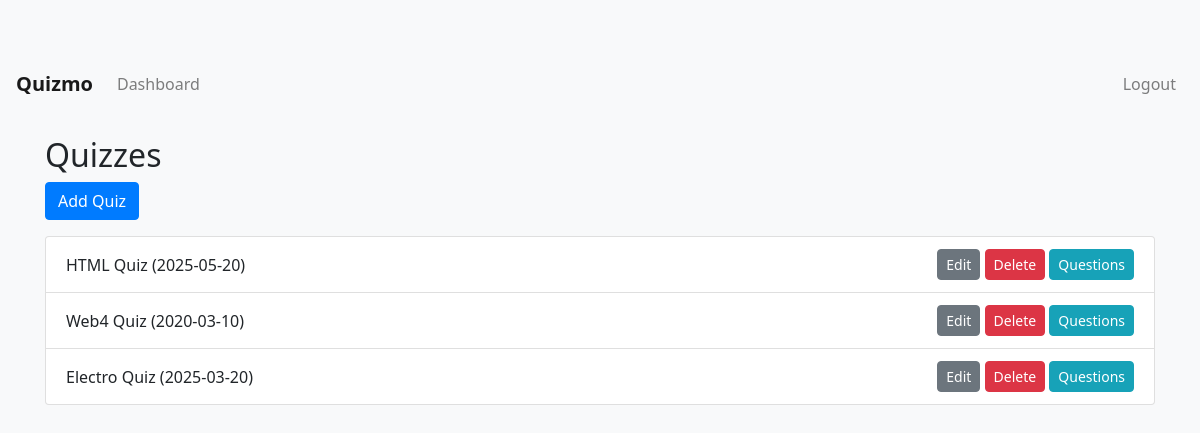
The page /quiz_list (signed in) on the database its author committed.
### models.py (models this page shows)
class Quiz(db.Model):
    id = db.Column(db.Integer, primary_key=True)
    chapter_id = db.Column(db.Integer, db.ForeignKey('chapter.id'), nullable=False)
    date_of_quiz = db.Column(db.Date, nullable=False)
    time_duration = db.Column(db.String(5), nullable=False)
    remarks = db.Column(db.String(500), nullable=True)
    chapter = db.relationship('Chapter', backref=db.backref('quizzes', lazy=True))

class Chapter(db.Model):
    id = db.Column(db.Integer, primary_key=True)
    name = db.Column(db.String(150), nullable=False)
    description = db.Column(db.String(500), nullable=True)
    subject_id = db.Column(db.Integer, db.ForeignKey('subject.id'), nullable=False)
    subject = db.relationship('Subject', backref=db.backref('chapters', lazy=True))

### app.py (the view)
@app.route('/quiz_list')
def quiz_list():
    if not is_admin():
        return redirect(url_for('login'))
    quizzes = Quiz.query.all()
    return render_template('quiz_list.html', quizzes=quizzes)

### app.py (called while the page is built)
def is_admin():
    if 'user_id' in session:
        user = User.query.get(session['user_id'])
        return user and user.is_admin
    return False

### templates/quiz_list.html
{% extends 'base.html' %}
{% block content %}
<h2>Quizzes</h2>
<a href="{{ url_for('add_quiz') }}" class="btn btn-primary mb-3">Add Quiz</a>
<ul class="list-group">
    {% for quiz in quizzes %}
        <li class="list-group-item d-flex justify-content-between align-items-center">
            {{ quiz.chapter.name }} Quiz ({{ quiz.date_of_quiz }})
            <div>
                <a href="{{ url_for('edit_quiz', id=quiz.id) }}" class="btn btn-secondary btn-sm">Edit</a>
                <form action="{{ url_for('delete_quiz', id=quiz.id) }}" method="POST" style="display:inline;">
                    <button type="submit" class="btn btn-danger btn-sm">Delete</button>
                </form>
                <a href="{{ url_for('question_list', quiz_id=quiz.id) }}" class="btn btn-info btn-sm">Questions</a>
            </div>
        </li>
    {% endfor %}
</ul>
{% endblock %}

### static/css/style.css (style rules this page uses)
body { padding-top: 56px; background-color: #f8f9fa; font-family: 'Segoe UI', Tahoma, Geneva, Verdana, sans-serif; }
.btn { border-radius: 4px; }

### rows shown on the page
Quiz: chapter.name "HTML", date_of_quiz "2025-05-20"
Quiz: chapter.name "Web4", date_of_quiz "2020-03-10"
Quiz: chapter.name "Electro", date_of_quiz "2025-03-20"
